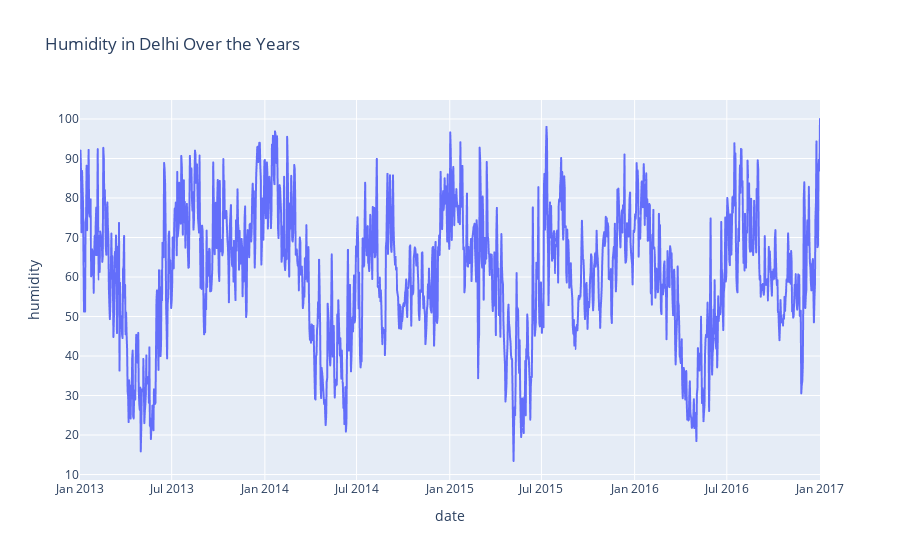

Notebook code cell kept with this figure:
### Code cell
figure = px.line(
    data,
    x = "date",
    y = "humidity",
    title = "Humidity in Delhi Over the Years"
)

figure

### Figure 1 — Plotly figure (JSON) as saved in the notebook; plotly's stock layout.template omitted (floating-point values rounded to 4 significant figures; data arrays with more than 128 entries replaced by an {"elided": "..."} marker saying what was removed)
{"data": [{"hovertemplate": "date=%{x}<br>humidity=%{y}<extra></extra>", "legendgroup": "", "line": {"color": "#636efa", "dash": "solid"}, "marker": {"symbol": "circle"}, "mode": "lines", "name": "", "showlegend": false, "type": "scattergl", "x": {"elided": "1462 str values"}, "xaxis": "x", "y": {"elided": "1462 float values"}, "yaxis": "y"}], "layout": {"legend": {"tracegroupgap": 0}, "title": {"text": "Humidity in Delhi Over the Years"}, "xaxis": {"anchor": "y", "domain": [0, 1], "title": {"text": "date"}}, "yaxis": {"anchor": "x", "domain": [0, 1], "title": {"text": "humidity"}}}}
